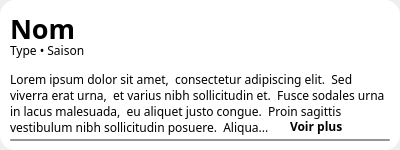
<?xml version="1.0" encoding="UTF-8"?>
<ui version="4.0">
 <class>Form</class>
 <widget class="QWidget" name="Form">
  <property name="geometry">
   <rect>
    <x>0</x>
    <y>0</y>
    <width>400</width>
    <height>150</height>
   </rect>
  </property>
  <property name="minimumSize">
   <size>
    <width>0</width>
    <height>0</height>
   </size>
  </property>
  <property name="maximumSize">
   <size>
    <width>16777215</width>
    <height>16777215</height>
   </size>
  </property>
  <property name="windowTitle">
   <string>Form</string>
  </property>
  <property name="styleSheet">
   <string notr="true">background-color: none</string>
  </property>
  <widget class="QWidget" name="Dish" native="true">
   <property name="geometry">
    <rect>
     <x>0</x>
     <y>0</y>
     <width>400</width>
     <height>150</height>
    </rect>
   </property>
   <property name="minimumSize">
    <size>
     <width>400</width>
     <height>150</height>
    </size>
   </property>
   <property name="maximumSize">
    <size>
     <width>16777215</width>
     <height>16777215</height>
    </size>
   </property>
   <property name="autoFillBackground">
    <bool>false</bool>
   </property>
   <property name="styleSheet">
    <string notr="true">background-color: rgba(255, 255, 255,255); border-radius: 15;</string>
   </property>
   <property name="CompleteDesc" stdset="0">
    <string/>
   </property>
   <property name="CroppedDesc" stdset="0">
    <string/>
   </property>
   <widget class="QLabel" name="Type_Season">
    <property name="geometry">
     <rect>
      <x>10</x>
      <y>41</y>
      <width>400</width>
      <height>20</height>
     </rect>
    </property>
    <property name="font">
     <font>
      <family>Inter 28pt</family>
     </font>
    </property>
    <property name="contextMenuPolicy">
     <enum>Qt::DefaultContextMenu</enum>
    </property>
    <property name="styleSheet">
     <string notr="true">background-color: None; color: black;</string>
    </property>
    <property name="text">
     <string>Type • Saison</string>
    </property>
    <property name="textFormat">
     <enum>Qt::RichText</enum>
    </property>
    <property name="CompleteDesc" stdset="0">
     <string/>
    </property>
    <property name="Type" stdset="0">
     <number>-1</number>
    </property>
    <property name="Season" stdset="0">
     <stringlist>
      <string></string>
     </stringlist>
    </property>
   </widget>
   <widget class="QLabel" name="Name">
    <property name="geometry">
     <rect>
      <x>10</x>
      <y>10</y>
      <width>381</width>
      <height>31</height>
     </rect>
    </property>
    <property name="font">
     <font>
      <family>Inter 28pt</family>
      <pointsize>20</pointsize>
      <weight>75</weight>
      <bold>true</bold>
      <underline>false</underline>
     </font>
    </property>
    <property name="styleSheet">
     <string notr="true">background-color: None; color: black;</string>
    </property>
    <property name="text">
     <string>Nom</string>
    </property>
    <property name="alignment">
     <set>Qt::AlignLeading|Qt::AlignLeft|Qt::AlignTop</set>
    </property>
    <property name="CompleteDesc" stdset="0">
     <string/>
    </property>
   </widget>
   <widget class="QLabel" name="Description">
    <property name="geometry">
     <rect>
      <x>10</x>
      <y>71</y>
      <width>381</width>
      <height>71</height>
     </rect>
    </property>
    <property name="font">
     <font>
      <family>Inter 28pt</family>
     </font>
    </property>
    <property name="autoFillBackground">
     <bool>false</bool>
    </property>
    <property name="styleSheet">
     <string notr="true">background-color: none; color: black;</string>
    </property>
    <property name="text">
     <string>Lorem ipsum dolor sit amet,  consectetur adipiscing elit.  Sed viverra erat urna,  et varius nibh sollicitudin et.  Fusce sodales urna in lacus malesuada,  eu aliquet justo congue.  Proin sagittis vestibulum nibh sollicitudin posuere.  Aliqua...</string>
    </property>
    <property name="scaledContents">
     <bool>false</bool>
    </property>
    <property name="alignment">
     <set>Qt::AlignLeading|Qt::AlignLeft|Qt::AlignTop</set>
    </property>
    <property name="wordWrap">
     <bool>true</bool>
    </property>
    <property name="CompleteDesc" stdset="0">
     <string/>
    </property>
   </widget>
   <widget class="QLabel" name="SeeMore">
    <property name="geometry">
     <rect>
      <x>290</x>
      <y>118</y>
      <width>61</width>
      <height>16</height>
     </rect>
    </property>
    <property name="font">
     <font>
      <family>Inter 28pt</family>
      <weight>75</weight>
      <bold>true</bold>
      <underline>false</underline>
     </font>
    </property>
    <property name="cursor">
     <cursorShape>PointingHandCursor</cursorShape>
    </property>
    <property name="autoFillBackground">
     <bool>false</bool>
    </property>
    <property name="styleSheet">
     <string notr="true">background-color: none; color: black;</string>
    </property>
    <property name="text">
     <string>Voir plus</string>
    </property>
    <property name="CompleteDesc" stdset="0">
     <string/>
    </property>
    <property name="IsShown" stdset="0">
     <bool>false</bool>
    </property>
   </widget>
   <widget class="QLabel" name="Separation">
    <property name="geometry">
     <rect>
      <x>10</x>
      <y>139</y>
      <width>380</width>
      <height>2</height>
     </rect>
    </property>
    <property name="font">
     <font>
      <family>Inter 28pt</family>
     </font>
    </property>
    <property name="styleSheet">
     <string notr="true">background-color: rgba(150, 150, 150,255); border-radius: 1;</string>
    </property>
    <property name="text">
     <string/>
    </property>
   </widget>
  </widget>
 </widget>
 <resources/>
 <connections/>
</ui>
